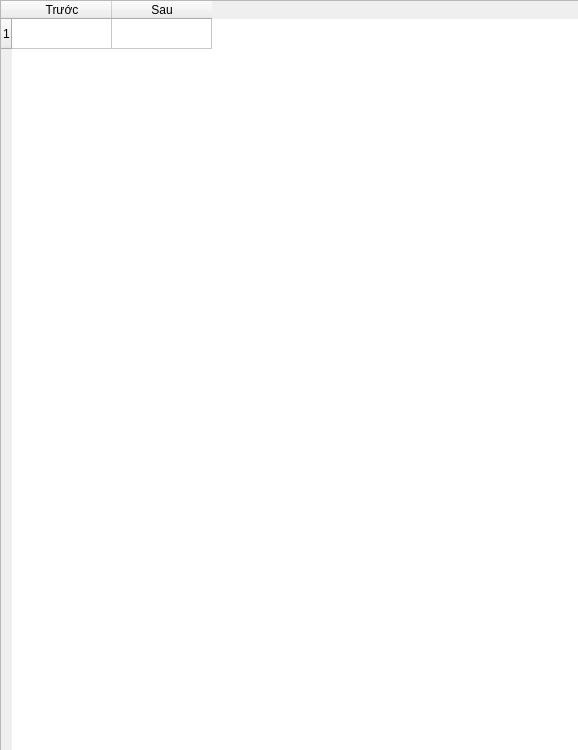
<?xml version="1.0" encoding="UTF-8"?>
<ui version="4.0">
 <class>Form</class>
 <widget class="QWidget" name="Form">
  <property name="geometry">
   <rect>
    <x>0</x>
    <y>0</y>
    <width>578</width>
    <height>750</height>
   </rect>
  </property>
  <property name="windowTitle">
   <string>Form</string>
  </property>
  <widget class="QTableWidget" name="tableWidget">
   <property name="geometry">
    <rect>
     <x>0</x>
     <y>0</y>
     <width>581</width>
     <height>751</height>
    </rect>
   </property>
   <row>
    <property name="text">
     <string>1</string>
    </property>
   </row>
   <column>
    <property name="text">
     <string>Trước</string>
    </property>
   </column>
   <column>
    <property name="text">
     <string>Sau</string>
    </property>
   </column>
  </widget>
 </widget>
 <resources/>
 <connections/>
</ui>
